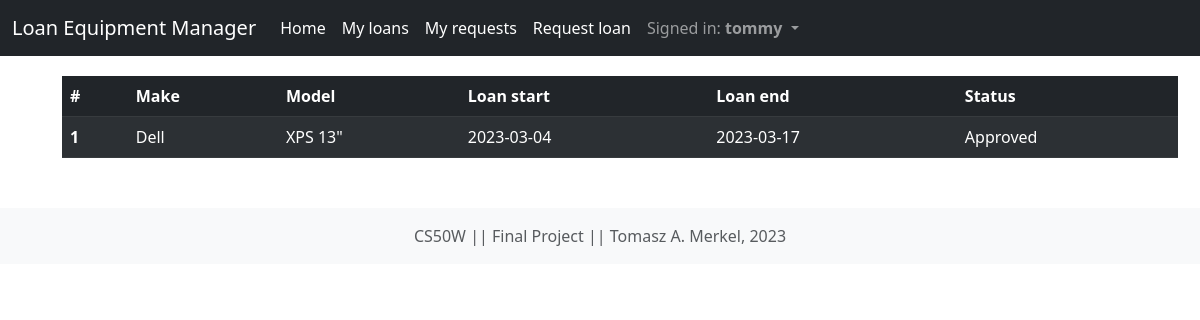
The app's page /my_requests (signed in), older data.
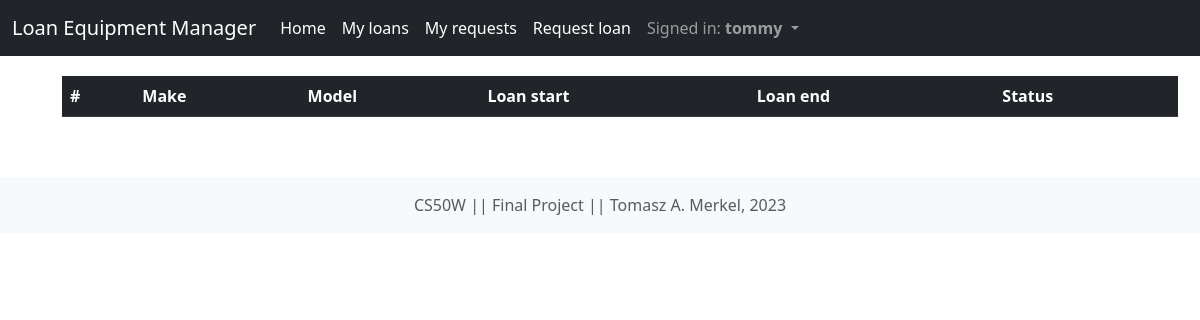
The same page, newer data.
### loan_equipment_manager/models.py (models this page shows)
class Loan_item(models.Model):
    CATEGORY = (
        ('...', '...'),
        ('Audio', 'Audio'),
        ('Laptops', 'Laptops'),
        ('Mobile devices', 'Mobile devices'),
        ('Pheripherals', 'Pheripherals')
    )
    asset_number = models.CharField(max_length=128, )
    make = models.CharField(max_length=128, null=False)
    model = models.CharField(max_length=128, null=False)
    category = models.CharField(max_length=128, null=False, choices=CATEGORY)
    on_loan = models.CharField(max_length=3, null=False)
    qr_code = models.CharField(max_length=128, null=True)
    notes = models.CharField(max_length=256, null=False, default="Note")

class Request(models.Model):
    req_number = models.CharField(max_length=128, null=False)
    end_user = models.ForeignKey(User, related_name="requestor_id", on_delete=models.CASCADE)
    req_item = models.ForeignKey(Loan_item, related_name="item_id", on_delete=models.CASCADE)
    req_start_date = models.CharField(max_length=128, null=True)
    req_end_date = models.CharField(max_length=128, null=True)
    req_approved = models.CharField(max_length=3, null=False, default="Pending")

### loan_equipment_manager/views.py (the view)
# urls.py: path('my_requests', views.my_requests, name='my_requests'),
@login_required
def my_requests(request):
    reqPending = Request.objects.filter(end_user_id = request.user.id)
    userReqs = []
    loanPenObj = []
    if reqPending:
        for req in reqPending:
            loanItm = Loan_item.objects.get(id = req.req_item_id)
            make = loanItm.make
            model = loanItm.model
            start_date = req.req_start_date
            end_date = req.req_end_date
            loanPenObj = {"status": req.req_approved, "start_date":start_date, "end_date":end_date, "make":make, "model":model}
            userReqs.append(loanPenObj)
    return render(request, "loan_equipment_manager/my_requests.html", {
        'requests' : userReqs
    })

### loan_equipment_manager/templatetags/auth_extras.py (called while the page is built)
@register.filter(name='has_group')
def has_group(user, group_name):
    group = Group.objects.get(name=group_name)
    return True if group in user.groups.all() else False

### loan_equipment_manager/templates/loan_equipment_manager/my_requests.html
{% extends "loan_equipment_manager/layout.html" %}
{% block body %}
<div class="container">
    <table class="table table-dark table-striped" id="myLoansTable">
        <thead>
            <tr>
                <th scope="col">#</th>
                <th scope="col">Make</th>
                <th scope="col">Model</th>
                <th scope="col">Loan start</th>
                <th scope="col">Loan end</th>
                <th scope="col">Status</th>
            </tr>
        </thead>
        <tbody>
            {% for req in requests %}
                <tr class="item" id="item">
                    <th scope="row">{{ forloop.counter }} </th>
                    <td>{{req.make}}</td>
                    <td>{{req.model}}</td>
                    <td>{{req.start_date}}</td>
                    <td>{{req.end_date}}</td>
                    <td>{{req.status}}</td>
                </tr>
            {% endfor %}
        </tbody>
    </table>
</div>
{% endblock %}

Row changes from the older to the newer data that the page shows:
no longer on this page (row edited): Loan_item: make "Dell", model "XPS 13\""
removed Request: start_date "2023-03-04", end_date "2023-03-17", status "Approved"
Text that changed along with them:
list line gone: "1"
